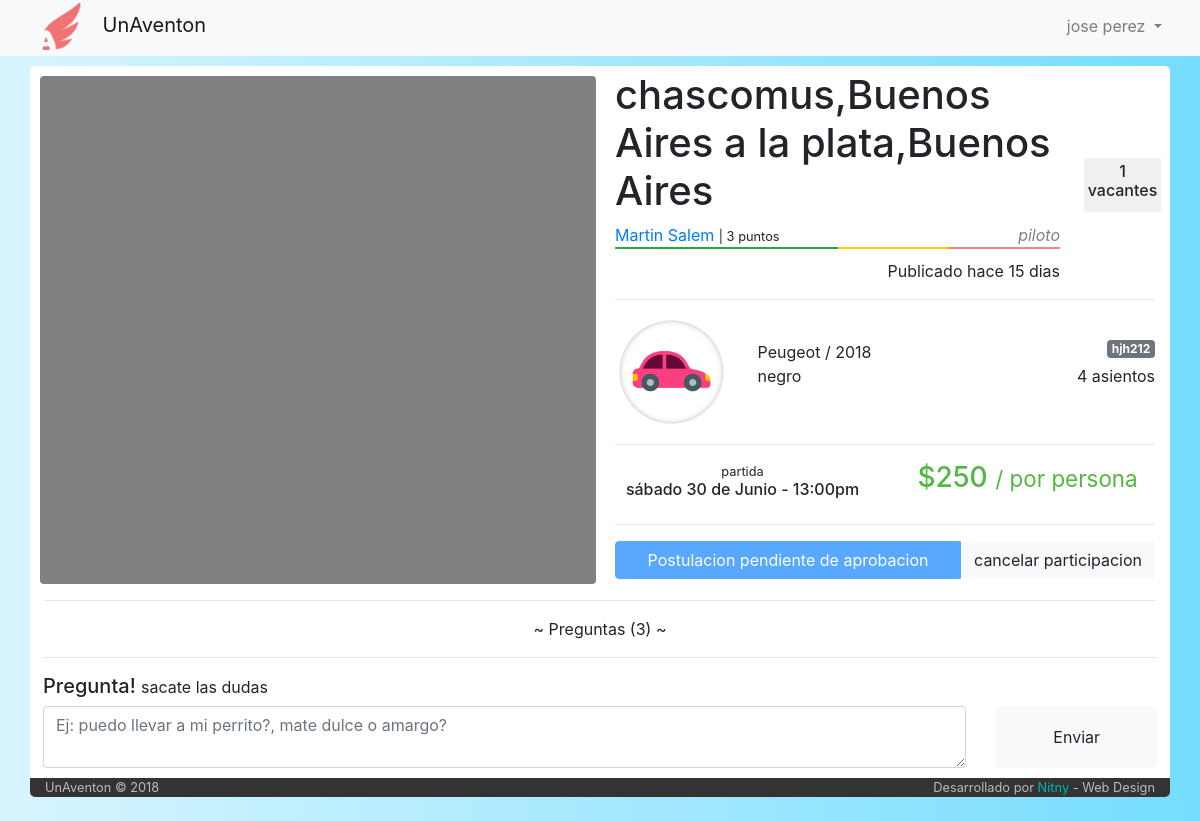
Screenshot of /viaje/50 (signed in) with the database file from the repository.
### tables this page shows
CREATE TABLE `viaje` (
  `idViaje` int(6) NOT NULL,
  `idPiloto` int(6) NOT NULL,
  `idVehiculo` int(6) NOT NULL,
  `fecha_publicacion` datetime NOT NULL,
  `fecha_partida` datetime NOT NULL,
  `tiempo_estimado` int(11) NOT NULL DEFAULT '30',
  `origen` varchar(60) NOT NULL,
  `destino` varchar(60) NOT NULL,
  `asientos_disponibles` int(2) NOT NULL,
  `costo` int(7) NOT NULL,
  `estado` int(1) NOT NULL DEFAULT '1',
  `tipo` varchar(50) NOT NULL DEFAULT 'unico'
);

CREATE TABLE `usuario` (
  `idUser` int(6) NOT NULL,
  `email` varchar(50) NOT NULL,
  `clave` varchar(50) NOT NULL,
  `nombre` varchar(50) NOT NULL,
  `apellido` varchar(50) NOT NULL,
  `admin` int(1) NOT NULL DEFAULT '0'
);

CREATE TABLE `tipo_vehiculo` (
  `idTipo` int(1) NOT NULL,
  `icono` varchar(140) DEFAULT NULL,
  `tipo` varchar(11) NOT NULL
);

CREATE TABLE `vehiculo` (
  `idVehiculo` int(6) NOT NULL,
  `idPropietario` int(6) NOT NULL,
  `cant_asientos` int(2) NOT NULL,
  `modelo` varchar(30) NOT NULL,
  `marca` varchar(30) NOT NULL,
  `color` varchar(20) NOT NULL,
  `patente` varchar(10) NOT NULL COMMENT 'puede ser patente extrangera',
  `tipo` int(1) DEFAULT NULL,
  `eliminado` tinyint(1) NOT NULL DEFAULT '0'
);

### index.php (called while the page is built, shortened)
<?php
	include ('core/helpers.php');
	include ('php/inicio_body.php');
	$router = new Router;
	$vars = $router->get_variables();
	render($vars);
	include ('php/cierre_body.php');

### controller/viaje.php (the view, shortened to what this page needs)
<?php
	function render($vars = [])
	{
		if (!isset($vars[1])){
			$vars[1] = "coso";
		}
    include('php/conexion.php');
    $viaje=mysqli_query($conexion,"SELECT *
                                   from viaje
                                   inner join vehiculo on viaje.idVehiculo=vehiculo.idVehiculo
                                   inner join tipo_vehiculo on vehiculo.tipo=tipo_vehiculo.idTipo
                                   inner join usuario on viaje.idPiloto=usuario.idUser
                                   where idViaje = '$vars[0]'")
                                   or die ("problemas con el select de viaje".mysqli_error($conexion));
    $viaje=mysqli_fetch_array($viaje);
			?>
			<?php
		if ($viaje['estado'] == 2){
			echo "<center> <b> este viaje fue cancelado por su piloto </b> </center>";
		}
		elseif ($viaje['estado'] == 3){
			echo "<center> <b> este viaje ya termino </b> </center>";
		}
		else{
		$contador_participaciones=mysqli_query($conexion,"SELECT *
																										from participacion
																										where estado=2 and idViaje=$viaje[idViaje]")
																										or die ("problemas en el contador de asientos disponibles");
		$contador_participaciones = $viaje['asientos_disponibles'] - mysqli_num_rows($contador_participaciones);
    ?>
    <div class="row" style="padding: 5px 0px;">
      <div class="col-md-6" style="">
		<div id="map" style="border-radius: 4px; margin-top: 5px; margin-left: -5px"></div>
      </div>
      <div class="col-md-6">
				<div class="row" style="min-height: 130px">
					<div class="col-md-10 col-sm-12">
						<h1><?php echo $viaje['origen'] ?> a <?php echo $viaje['destino']; ?></h1>
						<?php
							if((isset($_SESSION['userId'])) and ($viaje['idPiloto'] == $_SESSION['userId']))
							{
								include 'php/modificar_viaje_vista.php';
								echo '<a href="" data-toggle="modal" data-target="#ModViaje">Modificar el Viaje</a>';
							}
							else{
								echo '<a href="/usuario/'.$viaje['idPiloto'].'"> '.$viaje["nombre"].' '.$viaje["apellido"].'</a> <small>| '.calificacion($viaje['idPiloto']).' puntos</small> <i style="color: grey" class="float-right">piloto</i>';
								$calificaciones = calificacion_grafica_simple($viaje['idPiloto']);
								echo "<div class='progress' style='height: 2px; width: 100%; margin-bottom: 10px'>
												<div class='progress-bar bg-success' role='progressbar' style='width: ".$calificaciones['porcentaje_pos']."%;' aria-valuenow='25' aria-valuemin='0' aria-valuemax='100'></div>
												<div class='progress-bar bg-warning' role='progressbar' style='width: ".$calificaciones['porcentaje_neu']."%; background-color: #ffd000!important' aria-valuenow='25' aria-valuemin='0' aria-valuemax='100'></div>
												<div class='progress-bar bg-danger' role='progressbar' style='width: ".$calificaciones['porcentaje_neg']."%; background-color: #ff8080!important' aria-valuenow='25' aria-valuemin='0' aria-valuemax='100'></div>
											</div>";
							}
						?>
						<span class="float-right" title="<?php echo $viaje['fecha_publicacion'] ?>">Publicado <?php echo dias_transcurridos($viaje['fecha_publicacion'],'publicacion');?>
						</span>
					</div>
					<div class="col-md-2">
						<div class="contenedorUno centrado" style="border: 1px solid #fff; border-radius: 4px; padding: 4px 4px; background-color: #f0f0f0; margin-top: 8px">
							<h6 class="" style="text-align:center"><?php if($contador_participaciones>0){echo $contador_participaciones;}else{echo "sin";}; ?><br>vacantes</h6>
						</div>
					</div>
				</div>
        <hr>
        <div class="row">
          <div class="col-md-3">
            <img src="<?php echo $viaje['icono']; ?>" alt="" class="img-fluid">
          </div>
          <div class="col-md-9">
            <br>
            <span><?php echo $viaje['marca']." / ".$viaje['modelo'] ?></span> <span class="badge badge-secondary float-right"><?php echo $viaje['patente'] ?></span> <br>
            <span><?php echo $viaje['color'] ?></span> <span class="float-right"><?php echo $viaje['cant_asientos'] ?> asientos</span>
          </div>
        </div>
        <hr>
				<div class="row">
					<div class="col-md-6">
									<h6 class="" style="text-align: center">
											<small>partida</small> <br>
											<?php echo date_toString($viaje['fecha_partida'],"n");?>
									</h6>
					</div>
					<div class="col-md-6">
						<h3 style="text-align: center; color: #53b842">$<?php echo round($viaje['costo']/($viaje['asientos_disponibles']+1)); ?> <small> / por persona</small></h3>
					</div>
				</div>
				<hr>
				<form action="/viaje/<?php echo "$vars[0]/$vars[1]" ?>" method="post">
				<?php
				if (!isset($_SESSION['userId'])) {
					echo '<a class="btn btn-outline-secondary" href="../../login" style="width:100%">Tenes que estar logeado para poder participar</a>';
				}
				elseif ($_SESSION['userId'] != $viaje['idPiloto']) {
				echo '<div class="btn-group" role="group" aria-label="..." style="width: 100%">';
				$participacion=mysqli_query($conexion,"SELECT *
																							 from participacion
																							 where idViaje='$viaje[idViaje]' and idUsuario='$_SESSION[userId]'
																							 order by idParticipacion ASC")
																							 or die ("error participacion".mysqli_error($conexion));
				$participacion=mysqli_fetch_array($participacion);
				switch ($participacion['estado']) {
					case 1:
						echo '<button type="" class="btn btn-primary" style="width:100%" disabled>Postulacion pendiente de aprobacion</button>';
						break;
					}
			?>
			</form>
			<?php
				if (($participacion['estado'] == 2) || ($participacion['estado']==1)) {
					echo '<center>
										<form action="/viaje/'.$vars[0].'/'.$vars[1] . '" method="post">
													<input type="hidden" name="idParticipacion" value="'.$participacion['idParticipacion'].'">
													<input type="hidden" name="baja_participacion" value="'.$vars[0].'">
													<input type="hidden" name="estado" value="'.$participacion['estado'].'">';
													if ($participacion['estado'] == 2){
													echo '
													<button type="button" class="btn btn-light"  data-toggle="modal" data-target="#modalAlertCancelarPostulacion">cancelar participacion</button>
													<div class="modal fade" id="modalAlertCancelarPostulacion" tabindex="-1" role="dialog" aria-labelledby="exampleModalCenterTitle" aria-hidden="true">
													  <div class="modal-dialog modal-dialog-centered" role="document">
													    <div class="modal-content">
													      <div class="modal-header">
													        <h5 class="modal-title" id="exampleModalCenterTitle">Cuidado</h5>
													        <button type="button" class="close" data-dismiss="modal" aria-label="Close">
													          <span aria-hidden="true">&times;</span>
													        </button>
													      </div>
													      <div class="modal-body">
																	Tu postulacion ya fue aprobada, si solicitas la baja de este viaje se restara 1 punto de tu calificacion.<br> Estas seguro de querer cancelar tu postulacion?
													      </div>
													      <div class="modal-footer">
													        <button type="button" class="btn btn-secondary btn-sm" data-dismiss="modal">Volver atras</button>
													        <button type="submit" class="btn btn-warning btn-sm">Si, cancelar</button>
													      </div>
													    </div>
													  </div>
													</div>';
													}
													else{
														echo '<button type="submit" class="btn btn-light"  data-dismiss="modalAlertCancelarPostulacion" aria-label="cancelar postulacion">cancelar participacion</button>';
													}
									echo '</form>
								</center>';
				}
				elseif ($participacion['estado'] == 3){
						echo '<form action="/viaje/'.$vars[0].'/'.$vars[1] .'" method="post">
												<input type="hidden" name="carga_participacion" value="'.$vars[0].'">';
						echo '<center><button type="submit" class="btn btn-light">Volver a postularme</button></center>';
						echo '</form>';
				}
				echo "</div>";
			}
			?>
      </div>
    </div>
		<hr>
		<div class="row">
			<?php
			$preguntas = mysqli_query($conexion,"SELECT *
																						from pregunta
																						inner join usuario on pregunta.idPreguntante=usuario.idUser
																						where idViaje = '$viaje[idViaje]' order by fecha DESC");
			 ?>
			<div class="col-md-12" style="padding: 0px 13px">
				<center><span id="botonPreguntas" style="cursor: pointer"> ~ Preguntas <span id="detallePreguntas">(<?php echo mysqli_num_rows($preguntas); ?>)</span> ~ </span></center>
					<?php
					if(isset($_SESSION['userId'])){
						if ($viaje['idPiloto']!=$_SESSION['userId']){?>
				 <hr>
				 <h5>Pregunta! <small>sacate las dudas</small> </h5>
				 <form action="<?php echo "/viaje/$vars[0]/$vars[1]"?>" method="post">
 				<div class="row">
 					<div class="col-md-10">
 						<textarea class="form-control" name="pregunta" cols="80" style="width: 100%; min-height: 50px" placeholder="Ej: puedo llevar a mi perrito?, mate dulce o amargo?"></textarea>
 					</div>
 					<div class="col-md-2">
 						<button type="submit" name="preguntar" class="btn btn-light" style="width:100%; height: 100%">Enviar</button>
 					</div>
 				</div>
				 </form>
			<?php }
			} ?>
			</div>
		</div>
		<div class="row" style="height: 10px">
		</div>
    <?php
		}
  }

### css/stylo.css (style rules this page uses)
body { background-color: grey; }
.centrado { position: absolute; display: block; top: 50%; left: 50%; transform: translate(-50%, -50%); -webkit-transform: translate(-50%, -50%); }

### php/inicio_body.php (style rules this page uses)
body { background-color: #fff; background: linear-gradient(-90deg, #76ddff, #d8f5ff); }

### controller/viaje.php (style rules this page uses)
#map { width: 103%; height: 100%; background-color: grey; }

### rows the page displays
viaje: origen "chascomus,Buenos Aires", destino "la plata,Buenos Aires", usuario.nombre "Martin", usuario.apellido "Salem", fecha_publicacion "hace 15 dias", asientos_disponibles "1", tipo_vehiculo.icono (picture), idVehiculo.marca "Peugeot", idVehiculo.modelo "2018", idVehiculo.patente "hjh212", idVehiculo.color "negro", idVehiculo.cant_asientos "4", fecha_partida "sábado 30 de Junio 13:00pm", $viaje['costo']/($viaje['asientos_disponibles']+1) "250"

### other values shown
$_SESSION['nombre'] "jose"
$_SESSION['apellido'] "perez"
calificacion($viaje['idPiloto']) "3"
mysqli_num_rows($preguntas) "3"
